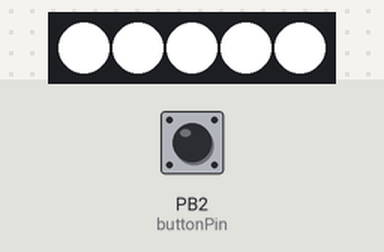
Bench run of a sketch on a simulated ATtiny85, built with avr-gcc and run on an emulated ATtiny85. On the bench: 5 RGB LEDs in strip order, left to right. The inputs (shaded band) are chosen by the test bench; at power-on: PB2 (buttonPin) LOW.

Above: at 1.2 s.
1.3 s: PB2 (buttonPin) pulled HIGH for 0.15 s
At 1.42 s:
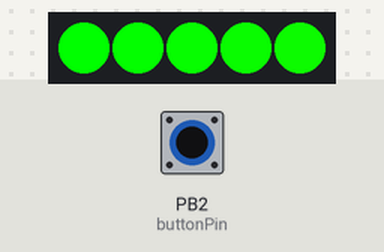
3.2 s: PB2 (buttonPin) pulled HIGH for 1 s
At 4.1 s:
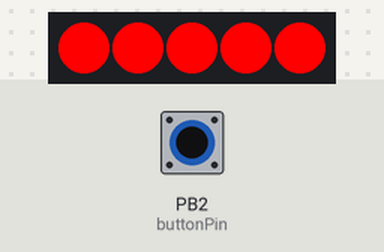
5.7 s: PB2 (buttonPin) pulled HIGH for 0.15 s
At 6.2 s:
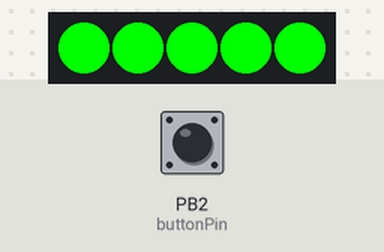
7.3 s: PB2 (buttonPin) pulled HIGH for 3.2 s
At 8.6 s:
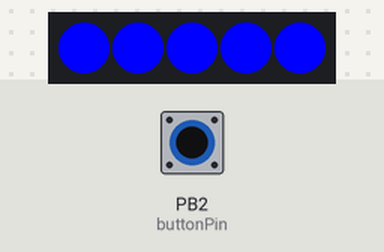
12.0 s: PB2 (buttonPin) pulled HIGH for 0.15 s
At 13.2 s:
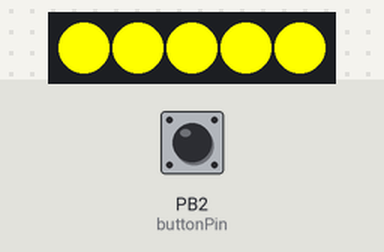
13.6 s: PB2 (buttonPin) pulled HIGH for 1 s
At 14.7 s:
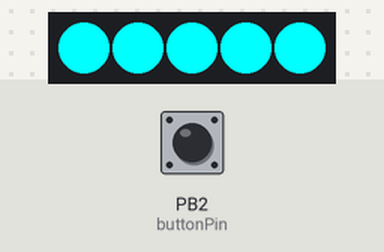
Timing chart, 0 to 16.6 s (numbered marks = the images above; inputs shaded):
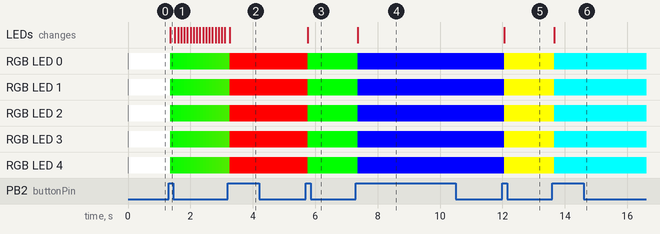

Measured:
- after the input at 3.2 s, the LEDs: change after 0.06 s (image 2)
- after the input at 5.7 s, RGB LED 0–4: RGB(255, 0, 0) → RGB(0, 255, 0) after 0.06 s; the LEDs: change after 0.06 s (image 3)
- after the input at 7.3 s, RGB LED 0–4: RGB(0, 255, 0) → RGB(0, 0, 255) after 0.06 s; the LEDs: change after 0.06 s (image 4)
- after the input at 12.0 s, RGB LED 0–4: RGB(0, 0, 255) → RGB(255, 255, 0) after 0.06 s; the LEDs: change after 0.06 s (image 5)
- after the input at 13.6 s, RGB LED 0–4: RGB(255, 255, 0) → RGB(0, 255, 255) after 0.07 s; the LEDs: change after 0.07 s (image 6)

The sketch:

lighted_stage.ino
```cpp
#include "Adafruit_WS2801.h"
//#include <SPI.h>         // COMMENT OUT THIS LINE FOR GEMMA OR TRINKET
#ifdef __AVR_ATtiny85__
 #include <avr/power.h>
#endif

#define NUMPIXELS 5 // Number of LEDs in strip

// Here's how to control the LEDs from any two pins:
#define DATAPIN    0
#define CLOCKPIN   1

const int buttonPin = 2;
unsigned long startTime;
int j = 0;

Adafruit_WS2801 strip = Adafruit_WS2801(NUMPIXELS, DATAPIN, CLOCKPIN);

 /* Helper functions */

// Create a 24 bit color value from R,G,B
uint32_t Color(byte r, byte g, byte b)
{
  uint32_t c;
  c = r;
  c <<= 8;
  c |= g;
  c <<= 8;
  c |= b;
  return c;
}

//Input a value 0 to 255 to get a color value.
//The colours are a transition r - g -b - back to r
uint32_t Wheel(byte WheelPos)
{
  if (WheelPos < 85) {
   return Color(WheelPos * 3, 255 - WheelPos * 3, 0);
  } else if (WheelPos < 170) {
   WheelPos -= 85;
   return Color(255 - WheelPos * 3, 0, WheelPos * 3);
  } else {
   WheelPos -= 170;
   return Color(0, WheelPos * 3, 255 - WheelPos * 3);
  }
}


void rainbow(long wait) {
  int i;
    if((millis() - startTime) >= wait) {
    for (i=0; i < strip.numPixels(); i++) {
      strip.setPixelColor(i, Wheel( (i + j) % 255));
    }
    strip.show();   // write all the pixels out
    if(j < 256) {
    j++;
    }else{
      j=0;
    }
    startTime = millis();
    }
}

 uint32_t RED = Color(255, 0, 0);
 uint32_t GREEN = Color(0, 255, 0);
 uint32_t  BLUE = Color(0, 0, 255);
 uint32_t  YELLOW = Color(255,255, 0);
 uint32_t  TURQUOISE = Color(0, 255, 255);
 uint32_t  PINK = Color(255, 0, 255);
 uint32_t  LIGHTYELLOW = Color(255, 255, 128);
 uint32_t  LIGHTBLUE = Color(128, 255, 255);
 uint32_t  ROSE = Color(255, 128, 255);
 uint32_t  ORANGE = Color(255, 128, 0);
 uint32_t  LIME = Color(128, 255, 0);
 uint32_t  VIOLET = Color(128, 0, 255);
 uint32_t  DIRTYYELLOW = Color(128, 128, 0);
 uint32_t  PLUM = Color(128, 0, 128);
 uint32_t  TEAL = Color(0, 128, 128);
 uint32_t  WHITE = Color(255, 255, 255);

 uint32_t Colours [] = {RED,GREEN,BLUE,YELLOW,TURQUOISE,PINK,LIGHTYELLOW,LIGHTBLUE,ROSE,ORANGE,LIME,VIOLET,DIRTYYELLOW,PLUM,TEAL,WHITE};

 int buttonState = 0;
 int buttonCounter = 15;
 int lastButtonState = 0;


void setup() {

  #if defined(__AVR_ATtiny85__) && (F_CPU == 16000000L)
  clock_prescale_set(clock_div_1); // Enable 16 MHz on Trinket
#endif

  pinMode(buttonPin, INPUT);

  strip.begin(); // Initialize pins for output

  for (int k = 0; k < 6; k++) {
    strip.setPixelColor(k, Colours[buttonCounter]);
    strip.show();
    }

    startTime = millis();
  }

void loop() {
  buttonState = digitalRead(buttonPin);

  if(buttonState != lastButtonState) {
    if(buttonState == HIGH) {
      if(buttonCounter <= 16) {
      buttonCounter++;
      } if(buttonCounter > 16) {
        buttonCounter = 0;
      }
    }
    delay(50);
  }
  lastButtonState = buttonState;


    if(buttonCounter < 16) {
      for(int k = 0; k < 6; k++) {
        strip.setPixelColor(k, Colours[buttonCounter]);
        strip.show();
      }
    }
    if(buttonCounter == 16) {
          rainbow(100);
        }
      }
```
